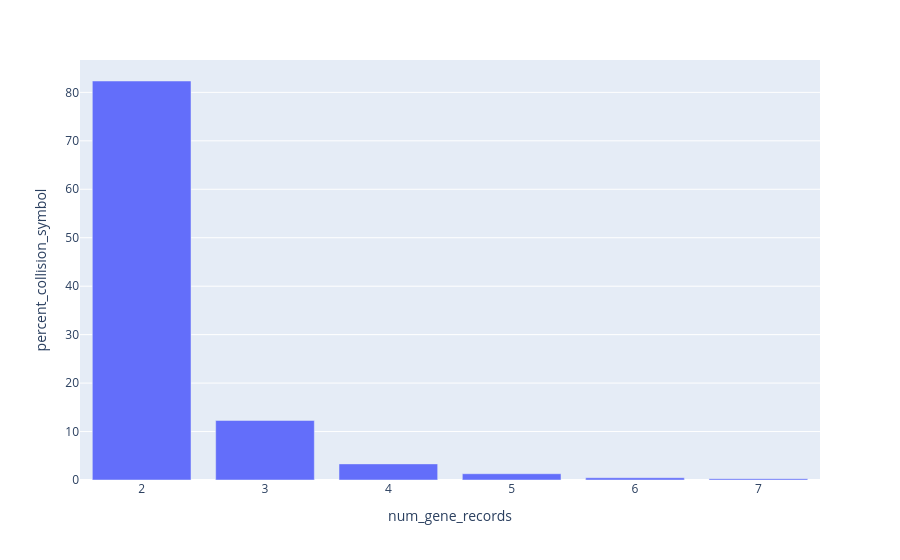

The code cell stored with this chart in its notebook:
### Code cell
create_aa_collision_histogram(merged_alias_aa_collision_hgnc_df, "HGNC", hgnc_aa_collision_count)

### Figure 1 — Plotly figure (JSON) as saved in the notebook; plotly's stock layout.template omitted (floating-point values rounded to 4 significant figures)
{"data": [{"alignmentgroup": "True", "hovertemplate": "num_gene_records=%{x}<br>percent_collision_symbol=%{y}<extra></extra>", "legendgroup": "", "marker": {"color": "#636efa", "pattern": {"shape": ""}}, "name": "", "offsetgroup": "", "orientation": "v", "showlegend": false, "textposition": "auto", "type": "bar", "x": [2, 3, 4, 5, 6, 7], "xaxis": "x", "y": [82.35, 12.29, 3.327, 1.294, 0.4621, 0.2773], "yaxis": "y"}], "layout": {"barmode": "relative", "legend": {"tracegroupgap": 0}, "margin": {"t": 60}, "xaxis": {"anchor": "y", "domain": [0, 1], "title": {"text": "num_gene_records"}}, "yaxis": {"anchor": "x", "domain": [0, 1], "title": {"text": "percent_collision_symbol"}}}}
